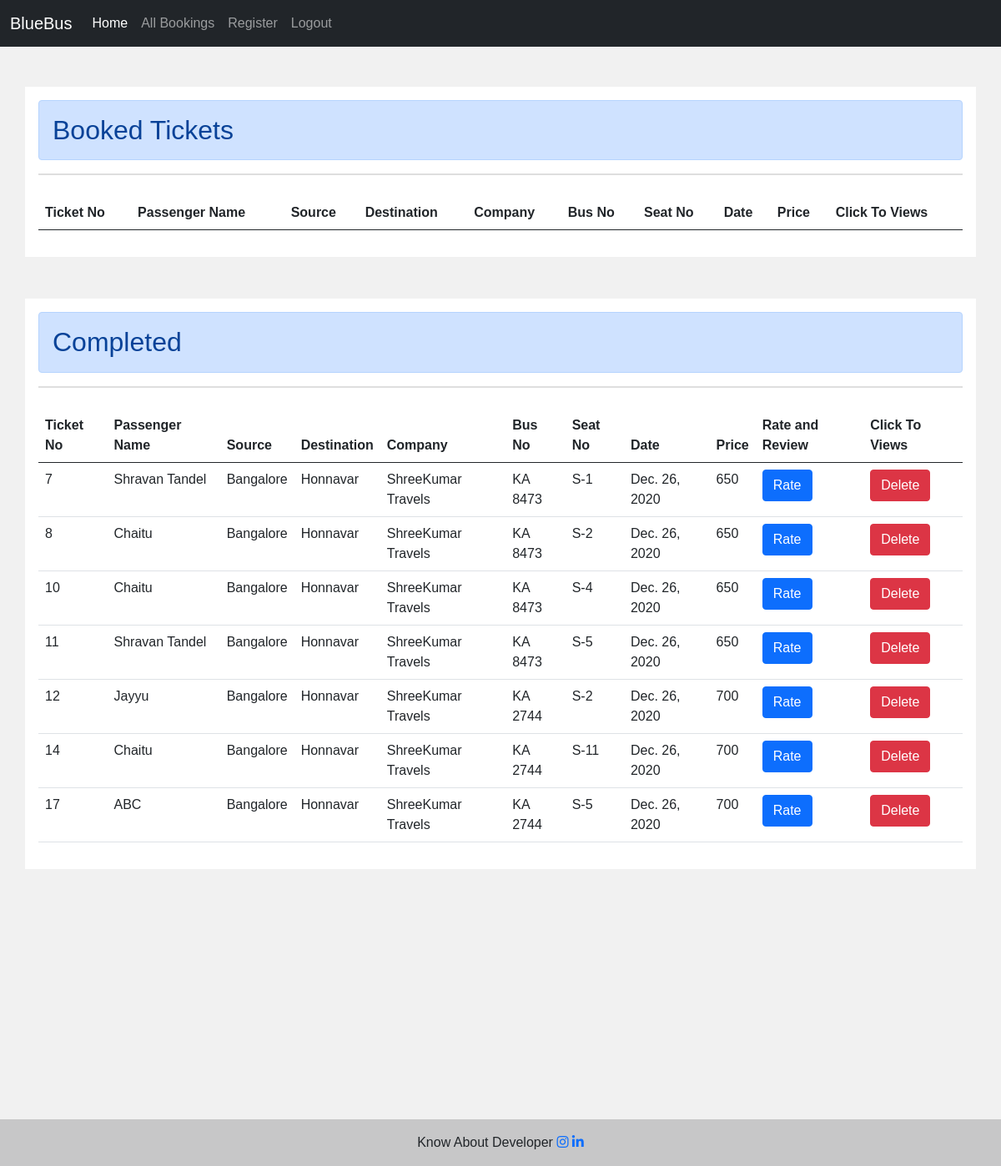
/books (signed in), run on the app's committed database.
### dbmsA/models.py (models this page shows, shortened)
class Passenger(models.Model):
    user = models.ForeignKey(User, on_delete=models.CASCADE, related_name='passenger', null = True)
    name = models.CharField(max_length=30)
    gender = models.CharField(max_length = 10, choices = (("M","M"),("F","F")))
    date = models.DateField()
    age = models.IntegerField()
    emailid = models.EmailField()
    phoneno = models.CharField(max_length = 20)
    busno = models.ForeignKey(BusInfo, on_delete=models.CASCADE)
    seatno = models.ForeignKey(Seats, on_delete=models.CASCADE)

class BusInfo(models.Model):
    busno = models.CharField(max_length=30)
    company = models.ForeignKey(Company, on_delete=models.CASCADE)
    source = models.CharField(max_length=30)
    destination = models.CharField(max_length=30)
    departuretime = models.TimeField(max_length = 10)
    date = models.DateField()
    bustype = models.CharField(max_length = 10, choices = (("AC","AC"),("NON AC","NON AC")))
    duration = models.CharField(max_length = 10)
    price = models.IntegerField()
    rate = models.FloatField(null = True, default = 5.0)
    def __str__(self):
        return self.busno

class Company(models.Model):
    name = models.CharField(max_length=30, unique = True)
    registereddate = models.DateField()
    def __str__(self):
        return self.name

class Seats(models.Model):
    seatno = models.CharField(max_length=30)
    busno = models.ForeignKey(BusInfo, on_delete=models.CASCADE)
    date = models.DateField()
    def __str__(self):
        return self.seatno

### dbmsA/views.py (the view)
# urls.py: path('books', views.books, name='books'),
def books(request):
    today = date.today()
    rate = Rating.objects.all()
    return render(request, 'dbmsA/books.html', {'today':today, "rate":rate})

### dbmsA/templates/dbmsA/books.html (shortened to what this page needs)
<!DOCTYPE html>
{% extends 'dbmsA/base.html' %}
{% block body_block %}
<div class="container mt-5">
    <h2 class="alert alert-primary">Booked Tickets</h2>
    <hr>
    <table class="table">
      <thead>
        <tr>
          <th>Ticket No</th>
          <th>Passenger Name</th>
          <th>Source</th>
          <th>Destination</th>
          <th>Company</th>
          <th>Bus No</th>
          <th>Seat No</th>
          <th>Date</th>
          <th>Price</th>
          <th>Click To Views</th>
        </tr>
      </thead>
    </table>
  </div>
  <div class="container mt-5">
    <h2 class="alert alert-primary">Completed</h2>
    <hr>
    <table class="table">
      <thead>
        <tr>
          <th>Ticket No</th>
          <th>Passenger Name</th>
          <th>Source</th>
          <th>Destination</th>
          <th>Company</th>
          <th>Bus No</th>
          <th>Seat No</th>
          <th>Date</th>
          <th>Price</th>
          <th>Rate and Review</th>
          <th>Click To Views</th>
        </tr>
      </thead>
      <tbody>
        {% for u in user.passenger.all %}
            {% if u.busno.date < today %}
        <tr>
          <td>{{u.id}}</td>
          <td>{{u.name}}</td>
          <td>{{u.busno.source}}</td>
          <td>{{u.busno.destination}}</td>
          <td>{{u.busno.company}}</td>
          <td>{{u.busno}}</td>
          <td>{{u.seatno}}</td>
          <td>{{u.date}}</td>
          <td>{{u.busno.price}}</td>
          <td>
              <a href="{% url 'rating' u.id u.busno.id %}" class= "btn btn-primary ">Rate</a>
          </td>
          <td>
            <a href="{% url 'cancelbooks' u.seatno.id %}" onclick = "return confirm1()" class="btn btn-danger">Delete</a>
        </td>
        </tr>
            {% endif %}
      {% endfor %}
    </tbody>
    </table>
  </div>
{% endblock %}

### dbmsA/templates/dbmsA/base.html (style rules this page uses)
body { font-family: Arial, Helvetica, sans-serif; background-color: #f1f1f1; }
.container { margin-bottom: 50px; }
* { box-sizing: border-box; }
.container { padding: 16px; background-color: white; margin-top: 80px; }
hr { border: 1px solid gray; margin-bottom: 25px; }

### dbmsA/templates/dbmsA/books.html (style rules this page uses)
.container { padding: 16px; background-color: white; }

### data on the page
Passenger: id "7", name "Shravan Tandel", busno.source "Bangalore", busno.destination "Honnavar", busno.company "ShreeKumar Travels", busno "KA 8473", seatno "S-1", date "Dec. 26, 2020", busno.price "650"
Passenger: id "8", name "Chaitu", busno.source "Bangalore", busno.destination "Honnavar", busno.company "ShreeKumar Travels", busno "KA 8473", seatno "S-2", date "Dec. 26, 2020", busno.price "650"
Passenger: id "10", name "Chaitu", busno.source "Bangalore", busno.destination "Honnavar", busno.company "ShreeKumar Travels", busno "KA 8473", seatno "S-4", date "Dec. 26, 2020", busno.price "650"
Passenger: id "11", name "Shravan Tandel", busno.source "Bangalore", busno.destination "Honnavar", busno.company "ShreeKumar Travels", busno "KA 8473", seatno "S-5", date "Dec. 26, 2020", busno.price "650"
Passenger: id "12", name "Jayyu", busno.source "Bangalore", busno.destination "Honnavar", busno.company "ShreeKumar Travels", busno "KA 2744", seatno "S-2", date "Dec. 26, 2020", busno.price "700"
Passenger: id "14", name "Chaitu", busno.source "Bangalore", busno.destination "Honnavar", busno.company "ShreeKumar Travels", busno "KA 2744", seatno "S-11", date "Dec. 26, 2020", busno.price "700"
Passenger: id "17", name "ABC", busno.source "Bangalore", busno.destination "Honnavar", busno.company "ShreeKumar Travels", busno "KA 2744", seatno "S-5", date "Dec. 26, 2020", busno.price "700"
